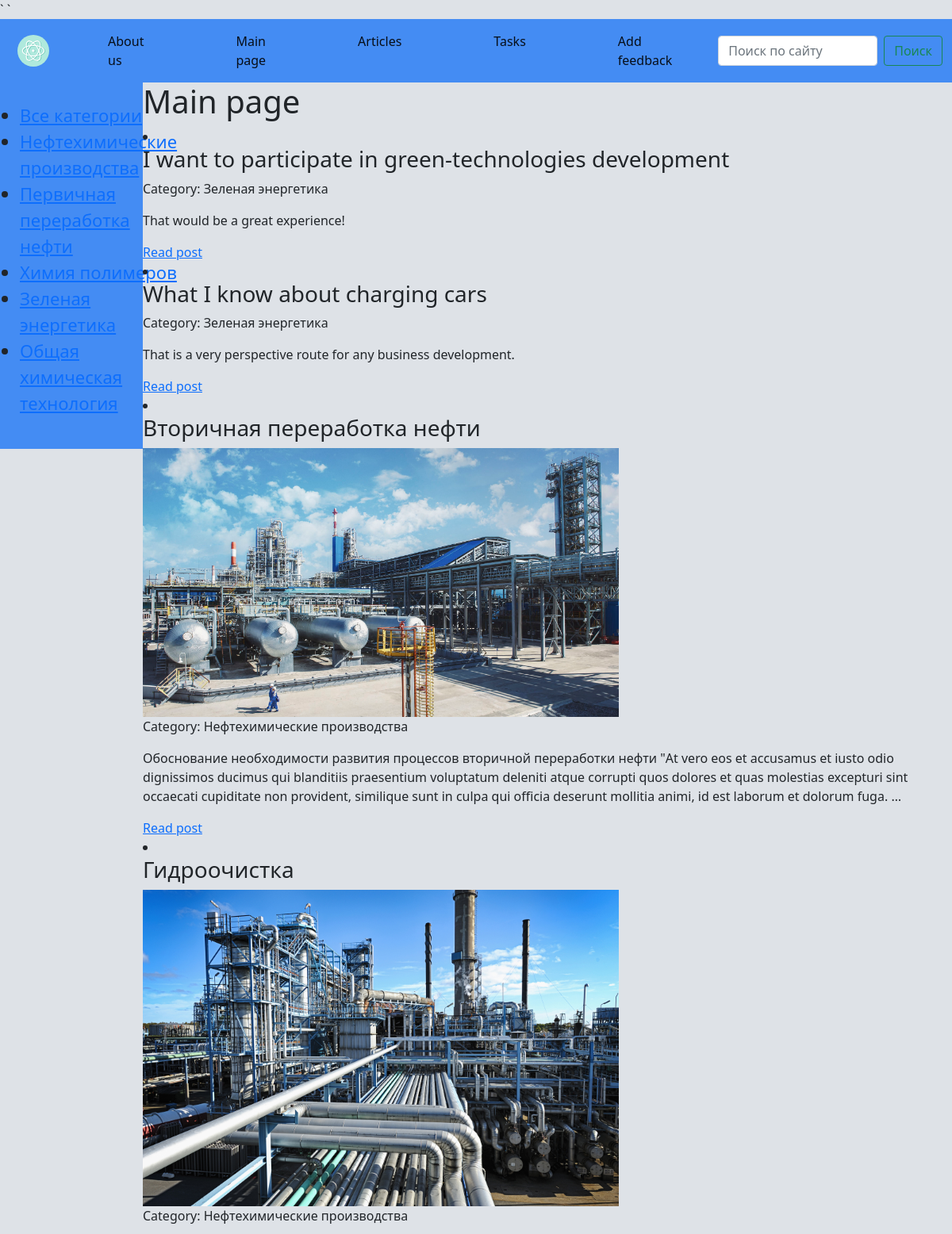
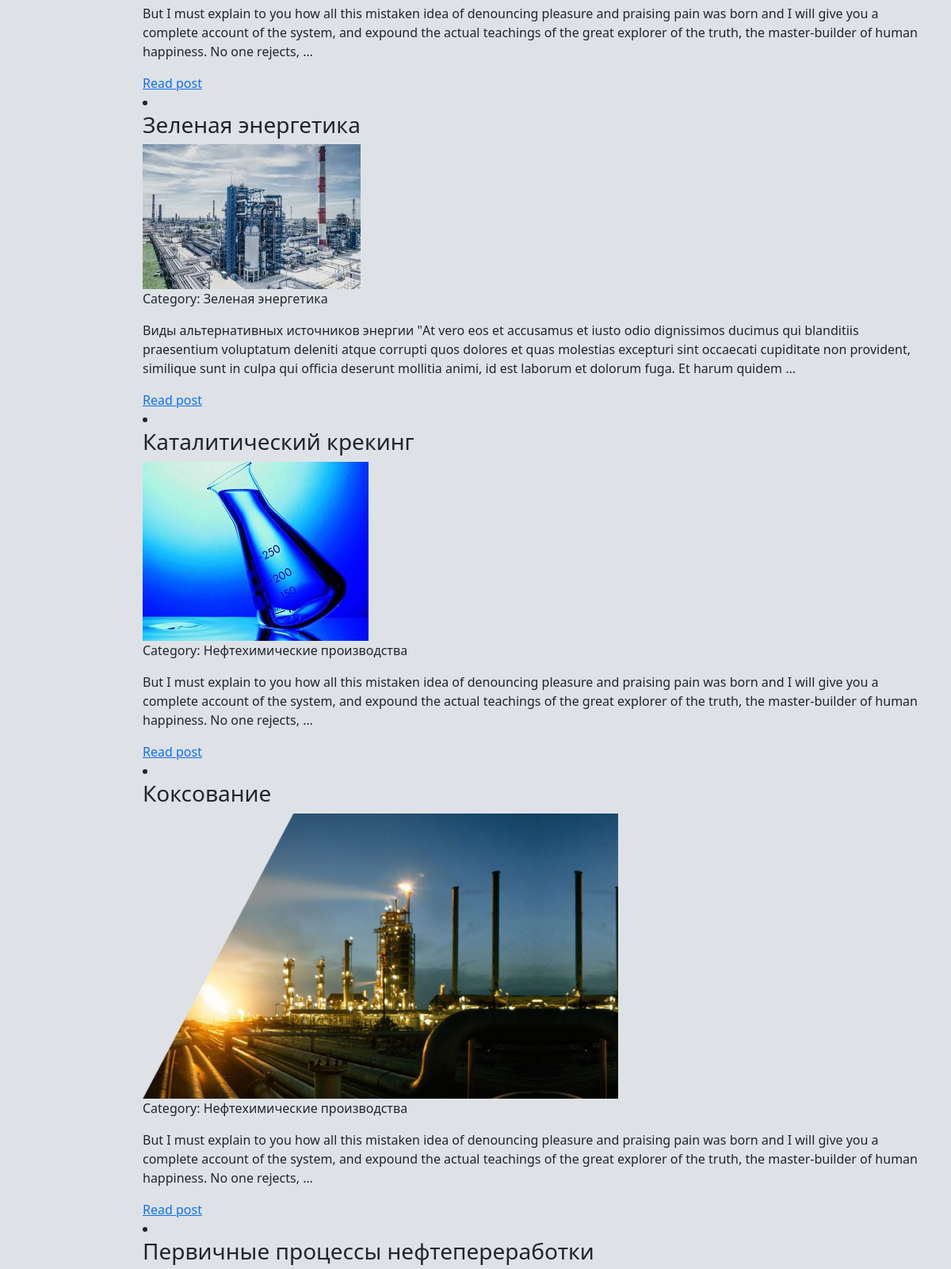
The page / (upper part) on the database its author committed (2 pictures, top to bottom).
### basicchem/models.py (models this page shows, shortened)
class Category(models.Model):
    name = models.CharField(max_length=255, db_index=True)
    slug = models.SlugField(max_length=255, unique=True, db_index=True, verbose_name='URL')
    def __str__(self):
        return self.name
    def get_absolute_url(self):
        return reverse('category', kwargs={'cat_slug': self.slug})

class Basicchem(models.Model):
    title = models.CharField(max_length=255)
    content = models.TextField(blank=True)
    slug = models.SlugField(max_length=255, unique=True, db_index=True, verbose_name='URL')
    photo = models.ImageField(upload_to='photos')
    time_create = models.DateTimeField(auto_now_add=True)
    time_update = models.DateTimeField(auto_now=True)
    is_published = models.BooleanField(default=True)
    cat = models.ForeignKey('Category', on_delete=models.PROTECT, null=True)
    def get_absolute_url(self):
        return reverse('post', kwargs={'post_slug': self.slug})
    class Meta:
        ordering = ['title']

### basicchem/views.py (the view)
# urls.py: path('', Basicchemmain.as_view(), name='home'),
class Basicchemmain(ListView):
    model = Basicchem
    template_name = 'Basicchem/index.html'
    context_object_name = 'post'
    def get_context_data(self, **kwargs):
        context = super().get_context_data(**kwargs)
        context['menu'] = menu
        context['title'] = 'Main page'
        context['cat_selected'] = 0
        context['cats'] = cats
        context['cat_selected'] = context['post'][0].cat_id
        return context

### basicchem/templates/Basicchem/index.html
{%  extends 'Basicchem/base.html' %}
{%  block content %}
<h1>{{ title }}</h1>
<ui>
{% for p in post %}
<li>
    <h3>{{ p.title }}</h3>
    {% if p.photo %}
	<img style="max-width: 600px; height: auto" src="{{p.photo.url}}">
    {% endif %}
    <p class="first">Category: {{ p.cat }}</p>
    <p> {{ p.content|truncatewords:50 }}</p>
    <a href="{{  p.get_absolute_url }}">Read post</a>
</li>
{% endfor %}
</ui>
{% endblock content %}

### basicchem/templates/Basicchem/base.html (shortened to what this page needs)
{% load static %}
<!DOCTYPE html>
<html lang="RU-EN">
<head>
    <link type="text/css" href="{% static 'basicchem/css/CSSbase1.css' %}" rel="stylesheet" />
	<link href="https://cdn.jsdelivr.net/npm/bootstrap@5.0.2/dist/css/bootstrap.min.css" rel="stylesheet">
</head>
<body  style="background-color: #DEE2E7;">
<div>
		<nav class="navbar navbar-expand-lg navbar-light" style="background-color: #448CF3;">
			<div class="container-fluid">
				<a class="navbar-brand" href="{% url 'home' %}"><img class = "navbarbrand" src="{% static 'basicchem/images/icon.svg' %}"> </a>
				<div class="collapse navbar-collapse" id="navbarSupportedContent">
                    {% block mainmenu %}
                    <ul class="navbar-nav me-auto mb-2 mb-lg-0">
						{% for m in menu %}
                        <li class="nav-item">
							<a class="nav-link active" aria-current="page" href="{%  url m.url_name %}">{{ m.title }}</a>
						</li>
                        {% endfor %}
					</ul>
                    {% endblock mainmenu %}
					<form class="d-flex">
						<input class="form-control me-2" type="search" placeholder="Поиск по сайту" aria-label="Search">
						<button class="btn btn-outline-success" type="submit">Поиск</button>
					</form>
				</div>
			</div>
		</nav>
<div class="wrapper">
    <nav id="sidebar">
        <ul class="list-unstyledcomponents">
{% if cat_selected == 0 %}
            <li class="selected">Все категории</li>
{% else %}
            <li><a href={%  url "home" %}>Все категории</a></li>
{% endif %}
{% for c in cats %}
        {% if cat_selected == 0 %}
            <li class="selected">{{ c.name }}</li>
        {% else %}
            <li><a href="{{ c.get_absolute_url }}">{{ c.name }}</a></li>
        {% endif %}
{% endfor %}
        </ul>
    </nav>
</div>
    <div style="margin-left: 15%; margin-right: 2%">
        {% block content %}
        {% endblock content %}
    </div>
</body>
</html>

### basicchem/static/basicchem/css/CSSbase1.css (style rules this page uses)
.wrapper { display: flex; align-items: stretch; background: #448CF3; width: 15%; float: left; }
.navbarbrand { width: 50px; height: 50px; padding-left: 10px; }
.nav-item { padding-right: 50px; padding-left: 50px; }
#sidebar { min-width: 250px; max-width: 250px; min-height: 100%; }
img { max-width: 600px; height: auto; }
.list-unstyledcomponents { padding: 25px 25px 25px 25px; font-size: 22px; }

### rows shown on the page
Category: name "Нефтехимические производства"
Category: name "Первичная переработка нефти"
Category: name "Химия полимеров"
Category: name "Зеленая энергетика"
Category: name "Общая химическая технология"
Basicchem: title "I want to participate in green-technologies development", cat "Зеленая энергетика", content "That would be a great experience!"
Basicchem: title "What I know about charging cars", cat "Зеленая энергетика", content "That is a very perspective route for any business development."
Basicchem: title "Вторичная переработка нефти", photo (picture), cat "Нефтехимические производства", content "Обоснование необходимости развития процессов вторичной переработки нефти \"At vero eos et accusamus et iusto odio dignissimos ducimus qui blanditiis praesentium voluptatum deleniti atque corrupti quos dolores et quas molestias excepturi sint occaecati cupiditate non provident, similique sunt in culpa qui officia deserunt mollitia animi, id est laborum et dolorum fuga. …"
Basicchem: title "Гидроочистка", photo (picture), cat "Нефтехимические производства", content "But I must explain to you how all this mistaken idea of denouncing pleasure and praising pain was born and I will give you a complete account of the system, and expound the actual teachings of the great explorer of the truth, the master-builder of human happiness. No one rejects, …"
Basicchem: title "Зеленая энергетика", photo (picture), cat "Зеленая энергетика", content "Виды альтернативных источников энергии \"At vero eos et accusamus et iusto odio dignissimos ducimus qui blanditiis praesentium voluptatum deleniti atque corrupti quos dolores et quas molestias excepturi sint occaecati cupiditate non provident, similique sunt in culpa qui officia deserunt mollitia animi, id est laborum et dolorum fuga. Et harum quidem …"
Basicchem: title "Каталитический крекинг", photo (picture), cat "Нефтехимические производства", content "But I must explain to you how all this mistaken idea of denouncing pleasure and praising pain was born and I will give you a complete account of the system, and expound the actual teachings of the great explorer of the truth, the master-builder of human happiness. No one rejects, …"
Basicchem: title "Коксование", photo (picture), cat "Нефтехимические производства", content "But I must explain to you how all this mistaken idea of denouncing pleasure and praising pain was born and I will give you a complete account of the system, and expound the actual teachings of the great explorer of the truth, the master-builder of human happiness. No one rejects, …"
Basicchem: title "Первичные процессы нефтепереработки"

### other values the page prints
{{ m.title }} "About us" "Main page" "Articles" "Tasks" "Add feedback"
{{ title }} "Main page"
